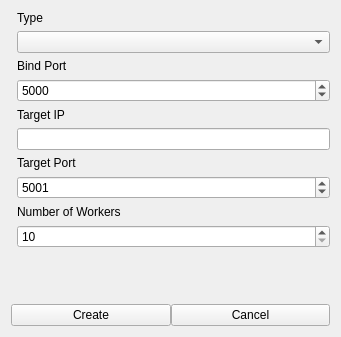
<?xml version="1.0" encoding="UTF-8"?>
<ui version="4.0">
 <class>aService</class>
 <widget class="QWidget" name="aService">
  <property name="geometry">
   <rect>
    <x>0</x>
    <y>0</y>
    <width>341</width>
    <height>337</height>
   </rect>
  </property>
  <property name="windowTitle">
   <string>Add Service</string>
  </property>
  <layout class="QVBoxLayout" name="verticalLayout">
   <item>
    <layout class="QFormLayout" name="formLayout">
     <item row="0" column="1">
      <widget class="QLabel" name="label">
       <property name="text">
        <string>Type</string>
       </property>
      </widget>
     </item>
     <item row="1" column="1">
      <widget class="QComboBox" name="typeBox"/>
     </item>
     <item row="2" column="1">
      <widget class="QLabel" name="label_2">
       <property name="text">
        <string>Bind Port</string>
       </property>
      </widget>
     </item>
     <item row="3" column="1">
      <widget class="QSpinBox" name="bindPort">
       <property name="minimum">
        <number>1</number>
       </property>
       <property name="maximum">
        <number>65535</number>
       </property>
       <property name="value">
        <number>5000</number>
       </property>
      </widget>
     </item>
     <item row="4" column="1">
      <widget class="QLabel" name="label_3">
       <property name="text">
        <string>Target IP</string>
       </property>
      </widget>
     </item>
     <item row="5" column="1">
      <widget class="QLineEdit" name="targetIP"/>
     </item>
     <item row="6" column="1">
      <widget class="QLabel" name="label_4">
       <property name="text">
        <string>Target Port</string>
       </property>
      </widget>
     </item>
     <item row="7" column="1">
      <widget class="QSpinBox" name="targetPort">
       <property name="minimum">
        <number>1</number>
       </property>
       <property name="maximum">
        <number>65535</number>
       </property>
       <property name="value">
        <number>5001</number>
       </property>
      </widget>
     </item>
     <item row="8" column="1">
      <widget class="QLabel" name="label_5">
       <property name="text">
        <string>Number of Workers</string>
       </property>
      </widget>
     </item>
     <item row="9" column="1">
      <widget class="QSpinBox" name="workerNumber">
       <property name="minimum">
        <number>10</number>
       </property>
       <property name="maximum">
        <number>1000</number>
       </property>
      </widget>
     </item>
    </layout>
   </item>
   <item>
    <layout class="QHBoxLayout" name="horizontalLayout">
     <property name="spacing">
      <number>0</number>
     </property>
     <item>
      <widget class="QPushButton" name="create">
       <property name="text">
        <string>Create</string>
       </property>
      </widget>
     </item>
     <item>
      <widget class="QPushButton" name="cancel">
       <property name="text">
        <string>Cancel</string>
       </property>
      </widget>
     </item>
    </layout>
   </item>
  </layout>
 </widget>
 <resources/>
 <connections/>
</ui>
